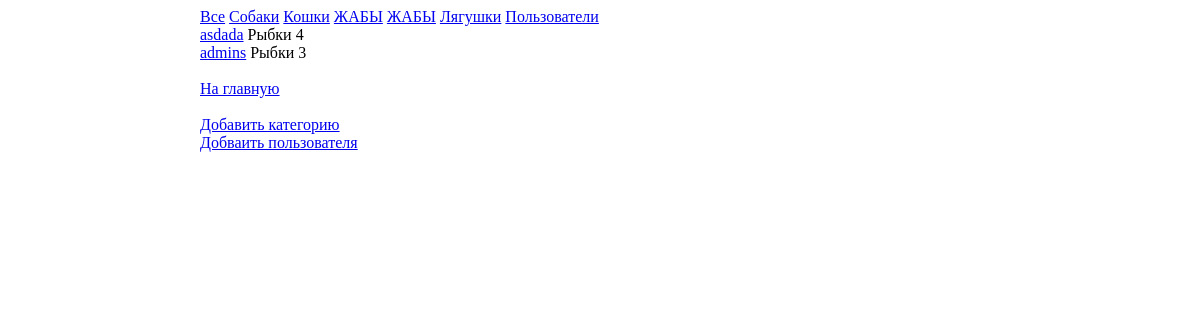
The page /adminapp/show_animals/0/ (signed in) on the database as committed earlier.
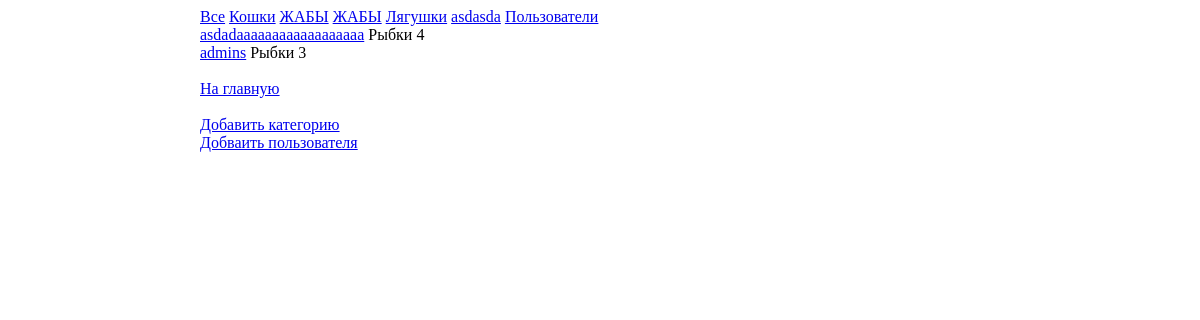
The same page on the database as committed later.
### mainapp/models.py (models this page shows, shortened)
class TypeOfAnimal(models.Model):
    title = models.CharField(max_length=30, verbose_name="Вид животного")
    is_active = models.BooleanField(verbose_name="Доступен", default=True)
    def __str__(self):
        return f"{self.title}"

class Animal(models.Model):
    type = models.ForeignKey(TypeOfAnimal, on_delete=models.CASCADE, verbose_name="Вид животного")
    name = models.CharField(max_length=30, verbose_name="Имя")
    age = models.PositiveSmallIntegerField(verbose_name="Примерный возраст", blank=True)
    avatar = models.ImageField(upload_to="animal_account", verbose_name="Аватарка")
    short_description = models.CharField(max_length=70, verbose_name="Краткое описание")
    description = models.TextField(verbose_name="Описание", blank=True)
    date_entrance = models.DateTimeField(auto_created=True, verbose_name="Дата поступления", default=datetime.now())
    is_active = models.BooleanField(verbose_name="Доступен", default=True)
    taken_home = models.DateTimeField(
        blank=True,
        null=True,
        verbose_name="Забрали домой",
    )

### adminapp/views.py (the view)
# urls.py: path("show_animals/<int:pk>/", ShowAnimal.as_view(), name="show_animal"),
class ShowAnimal(UserPassesTestMixin, LoginRequiredMixin, ListView):
    model = Animal
    template_name = "adminapp/main_admin.html"
    def test_func(self):
        return self.request.user.is_superuser
    def get_context_data(self, *, object_list=None, **kwargs):
        data = super(ShowAnimal, self).get_context_data(**kwargs)
        data["animal_types"] = TypeOfAnimal.objects.all()
        if self.kwargs["pk"] != 0:
            object_list = Animal.objects.filter(type=self.kwargs["pk"])
            data["object_list"] = object_list
            data["type_of_animal"] = get_object_or_404(TypeOfAnimal, pk=self.kwargs["pk"])
        return data

### adminapp/templates/adminapp/main_admin.html (shortened to what this page needs)
{% extends 'adminapp/base.html' %}
{% block content %}
    {% for animal in object_list %}
        {% if animal.is_active %}
            <a href="{% url 'adminapp:detail_animal' animal.pk %}">{{animal.name}}</a>
            {{animal.type}}
            {{animal.age}}
            <br>
        {% endif %}
    {% endfor %}
<br>
    <a href="{% url 'index' %}">На главную</a>
<br>
{% endblock content %}

### adminapp/templates/adminapp/includes/inc_admin_menu.html
<a href="{% url 'adminapp:show_animal' 0 %}">Все</a>
{% for link in animal_types %}
    {% if link.is_active %}
        <a href="{% url 'adminapp:show_animal' link.pk %}">{{link.title}}</a>
    {% endif %}
{% endfor %}
    <a href="{% url 'adminapp:show_users' %}">Пользователи</a>

Rows that differ between the two databases and show on the page:
no longer on this page (row edited): TypeOfAnimal: title "Собаки"
added TypeOfAnimal: title "asdasda"
changed Animal: name "asdada" → "asdadaaaaaaaaaaaaaaaaaa"
